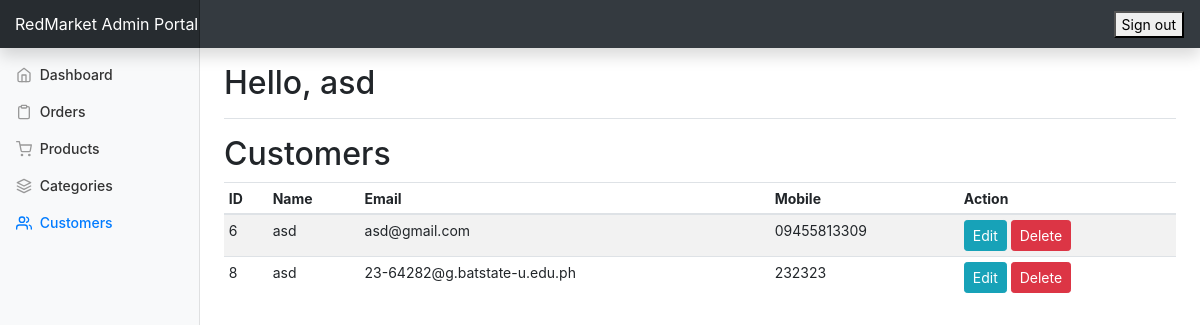
Before: /admin_portal/admin/customers.php (signed in) with the older database file.
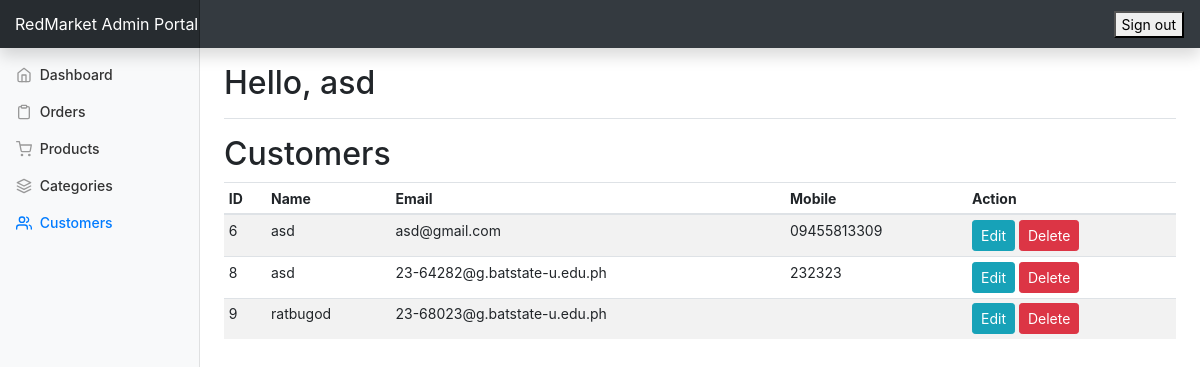
After: the same page with the newer database file.
### tables this page shows
CREATE TABLE `user` (
  `UserId` int(11) NOT NULL,
  `email` varchar(150) NOT NULL,
  `role` varchar(70) NOT NULL,
  `session` varchar(200) NOT NULL,
  `phone_number` varchar(300) NOT NULL,
  `customerName` varchar(150) NOT NULL,
  `password` varchar(150) DEFAULT NULL,
  `IMG_URL` varchar(500) NOT NULL DEFAULT 'https://external-content.duckduckgo.com/iu/?u=http%3A%2F%2Fwww.pngall.com%2Fwp-content%2Fuploads%2F5%2FProfile-Avatar-PNG.png&f=1&nofb=1'
);

### admin_portal/admin/customers.php (the view, shortened to what this page needs)
<?php
$pdo = get_connection();
?>
<?php include_once("./templates/top.php"); ?>
<?php include_once("./templates/navbar.php"); ?>
<div class="container-fluid">
  <div class="row">
    <?php include "./templates/sidebar.php"; ?>
      <div class="row">
      	<div class="col-10">
      		<h2>Customers</h2>
      	</div>
      </div>
      <div class="table-responsive">
        <table class="table table-striped table-sm">
          <thead>
            <tr>
              <th>ID</th>
              <th>Name</th>
              <th>Email</th>
              <th>Mobile</th>
              <th>Action</th>
            </tr>
          </thead>
          <tbody id="customer_list">
            <?php
            $res=$pdo->query("SELECT UserId,customerName,email,phone_number FROM user");
            while($row = $res->fetch()){
            ?>
            <tr>
              <form action="" method="post">
                  <td><?php echo $row["UserId"]; ?></td>
                  <td><?php echo $row["customerName"]; ?></td>
                  <td><?php echo $row["email"]; ?></td>
                  <td><?php echo $row["phone_number"]; ?></td>
                  <td>
                      <button type="button" class="btn btn-sm btn-info edit-customer-btn"
                          data-toggle="modal"
                          data-target="#edit_customer_modal"
                          data-id="<?php echo $row['UserId']; ?>"
                          data-name="<?php echo $row['customerName']; ?>"
                          data-phone="<?php echo $row['phone_number']; ?>">
                          Edit
                      </button>
                      <button type="submit" name="sum_delete" class="btn btn-sm btn-danger" onclick="return confirm('Are you sure you want to delete this customer?');">Delete</button>
                  </td>
              </form>
            </tr>
            <?php } ?>
          </tbody>
        </table>
      </div>
    </main>
  </div>
</div>
<?php include_once("./templates/footer.php"); ?>

Changed rows visible on the page:
added user: UserId "9", customerName "ratbugod", email "23-68023@g.batstate-u.edu.ph"
